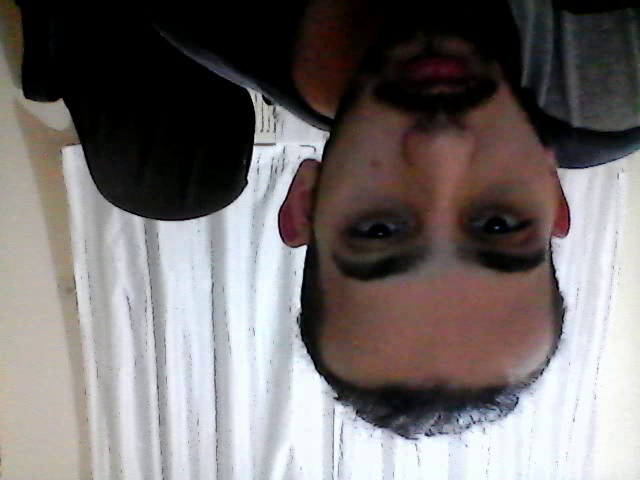
#> input picture frame 2 of Python/Image Processing/opencv/output.avi, 640 x 480 px, given in place of the camera
$ python opencv2.py
#> lines starting #> are read from the running program, lines starting #| are printed output that depends on the picture; pictures that were not available may be replaced by others from this repository, and a replacement may not be noted
# resources :
#   https://www.turanerdemsimsek.com/2017/08/opencv-python-dersleri.html
#   https://www.kitapyurdu.com/kitap/opencv-goruntu-isleme-ve-yapay-ogrenme/376463.html

import cv2

def webcam_goster():

    cap = cv2.VideoCapture(0) # harici bir kamerada i=0 yerine i=1,2,3..vs kullanabilirsiniz

    while True:

    #Çerçeveler halinde görüntü yakalar
        ret, frame = cap.read()
#> frame is the input picture: shape (480, 640, 3); mean B, G, R 111.6, 112, 117.6

        type(ret)
    #Üzerinde işlem yapacağımız çerçeve buraya gelsin
        gray = cv2.cvtColor(frame, cv2.COLOR_BGR2GRAY)
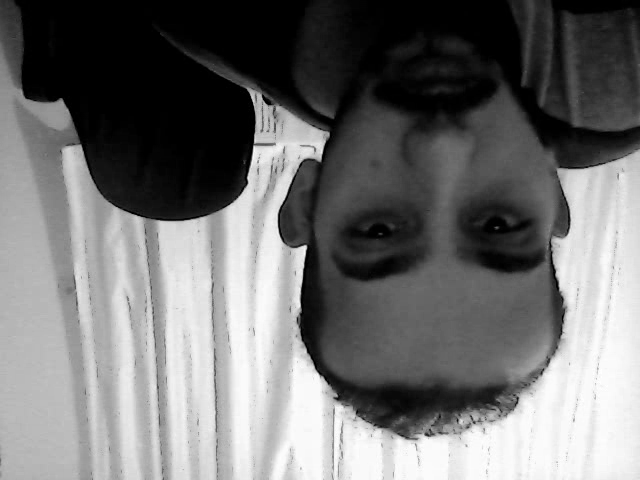
#> gray: shape (480, 640); min 0, max 255, mean 113.6

    #Sonuç Çerçeveyi Görüntüleme:
        cv2.imshow('frame',gray)
        if cv2.waitKey(1) & 0xFF == ord('q'): # q ile çıkış yapabilirsiniz
#> (key q is pressed here)
            break

    #Herşey yolunda gitti ise dükkanı kapatabiliriz :)
    cap.release()
    cv2.destroyAllWindows()

def video_goster():
    cap = cv2.VideoCapture('data/youtube BYZpsbu9ds.mp4') # Kullanacağınız videonun adını buraya yazmalısınız!!

    while(cap.isOpened()):
    #Çerçeveler halinde görüntü yakalar
        ret, frame = cap.read()

    #Üzerinde işlem yapacağımız çerçeve buraya gelsin ve griye dönsün
        gray = cv2.cvtColor(frame, cv2.COLOR_BGR2GRAY)

    #Sonuç Çerçeveyi Görüntüleme:
        cv2.imshow('frame',gray)
        if cv2.waitKey(1) == ord('q'):
#> (key q is pressed here)
            break

    #Herşey yolunda gitti ise dükkanı kapatabiliriz :)
    cap.release()
    cv2.destroyAllWindows()

def video_kaydet():
    cap = cv2.VideoCapture(0)
    #Codec tanımlama ve VideoWriter nesnesi(object) oluşturma
    fourcc = cv2.VideoWriter_fourcc(*'XVID')
    out = cv2.VideoWriter('output.avi', fourcc, 20.0, (640,480))#20 fps, 640,480

    while(cap.isOpened()):
        ret, frame = cap.read()
        if ret == True:
            frame = cv2.flip(frame,0)
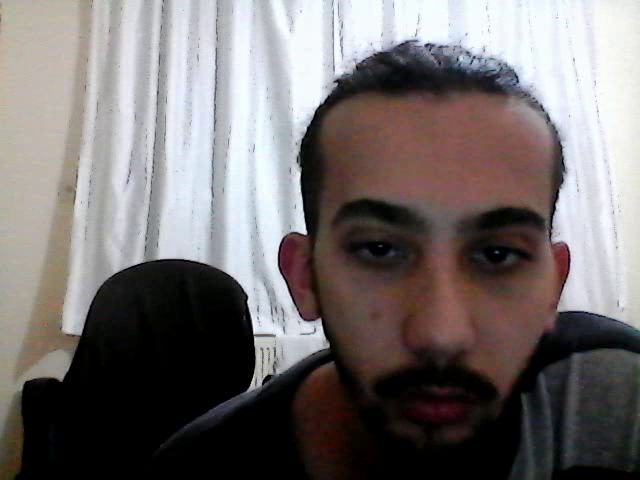
#> frame: shape (480, 640, 3); mean B, G, R 111.6, 112, 117.6
            out.write(frame)

            cv2.imshow('frame',frame)
            if cv2.waitKey(1) & 0xFF == ord('q'):
#> (key q is pressed here)
                break
        else:
            break
    #Herşey yolunda gitti ise dükkanı kapatabiliriz :)
    cap.release()
    out.release()
    cv2.destroyAllWindows()
def main():
    webcam_goster()
    video_goster()
    video_kaydet()

main()

$ run again, starting later in the video
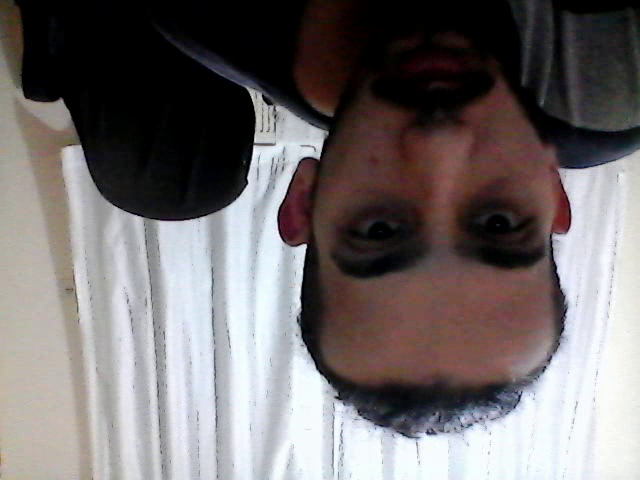
#> input picture frame 9 of Python/Image Processing/opencv/output.avi, 640 x 480 px, given in place of the camera
#> in webcam_goster, frame is the input picture: shape (480, 640, 3); mean B, G, R 110.5, 110, 115.8
#> in webcam_goster, `gray = cv2.cvtColor(frame, cv2.COLOR_BGR2GRAY)`:
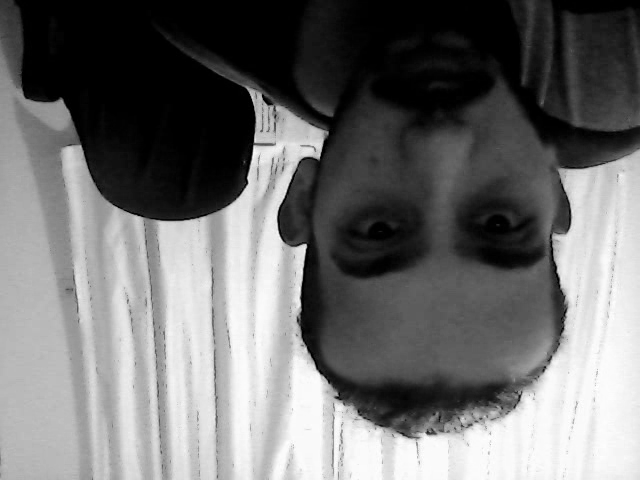
#> gray: shape (480, 640); min 0, max 255, mean 111.8
#> in video_kaydet, `frame = cv2.flip(frame,0)`:
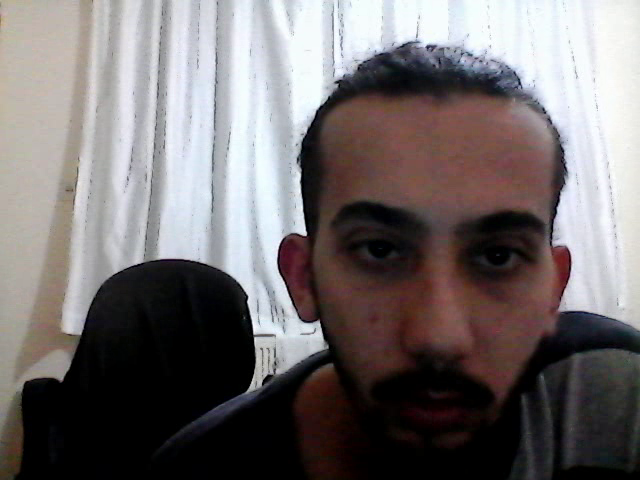
#> frame: shape (480, 640, 3); mean B, G, R 110.5, 110, 115.8

$ run again, starting later in the video
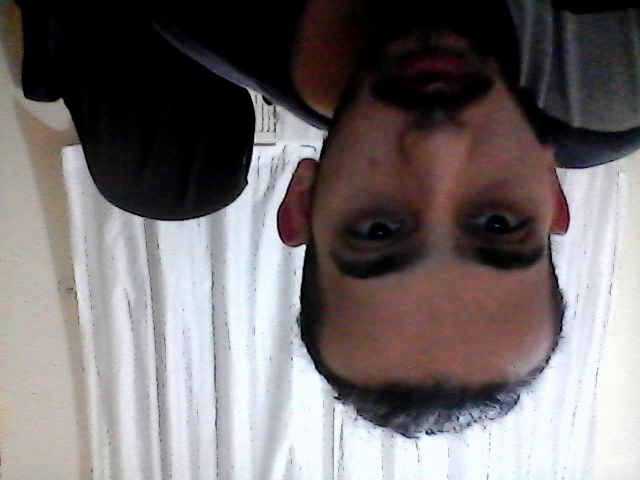
#> input picture frame 16 of Python/Image Processing/opencv/output.avi, 640 x 480 px, given in place of the camera
#> in webcam_goster, frame is the input picture: shape (480, 640, 3); mean B, G, R 112.5, 111.7, 117.7
#> in webcam_goster, `gray = cv2.cvtColor(frame, cv2.COLOR_BGR2GRAY)`:
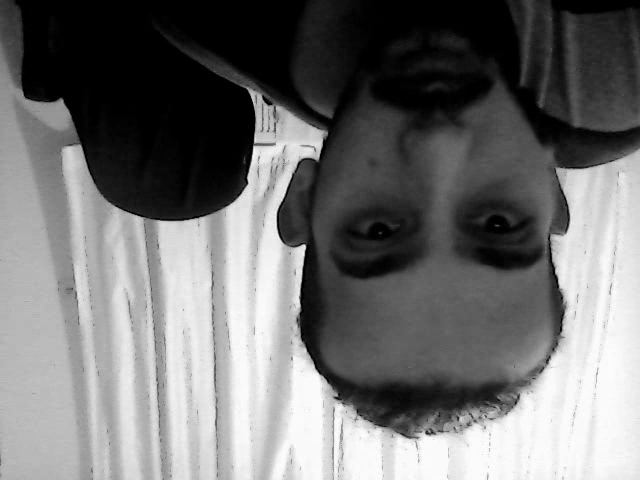
#> gray: shape (480, 640); min 0, max 255, mean 113.5
#> in video_kaydet, `frame = cv2.flip(frame,0)`:
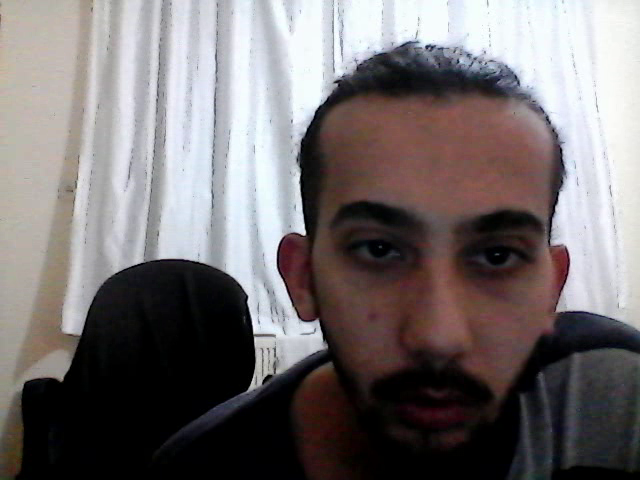
#> frame: shape (480, 640, 3); mean B, G, R 112.5, 111.7, 117.7
